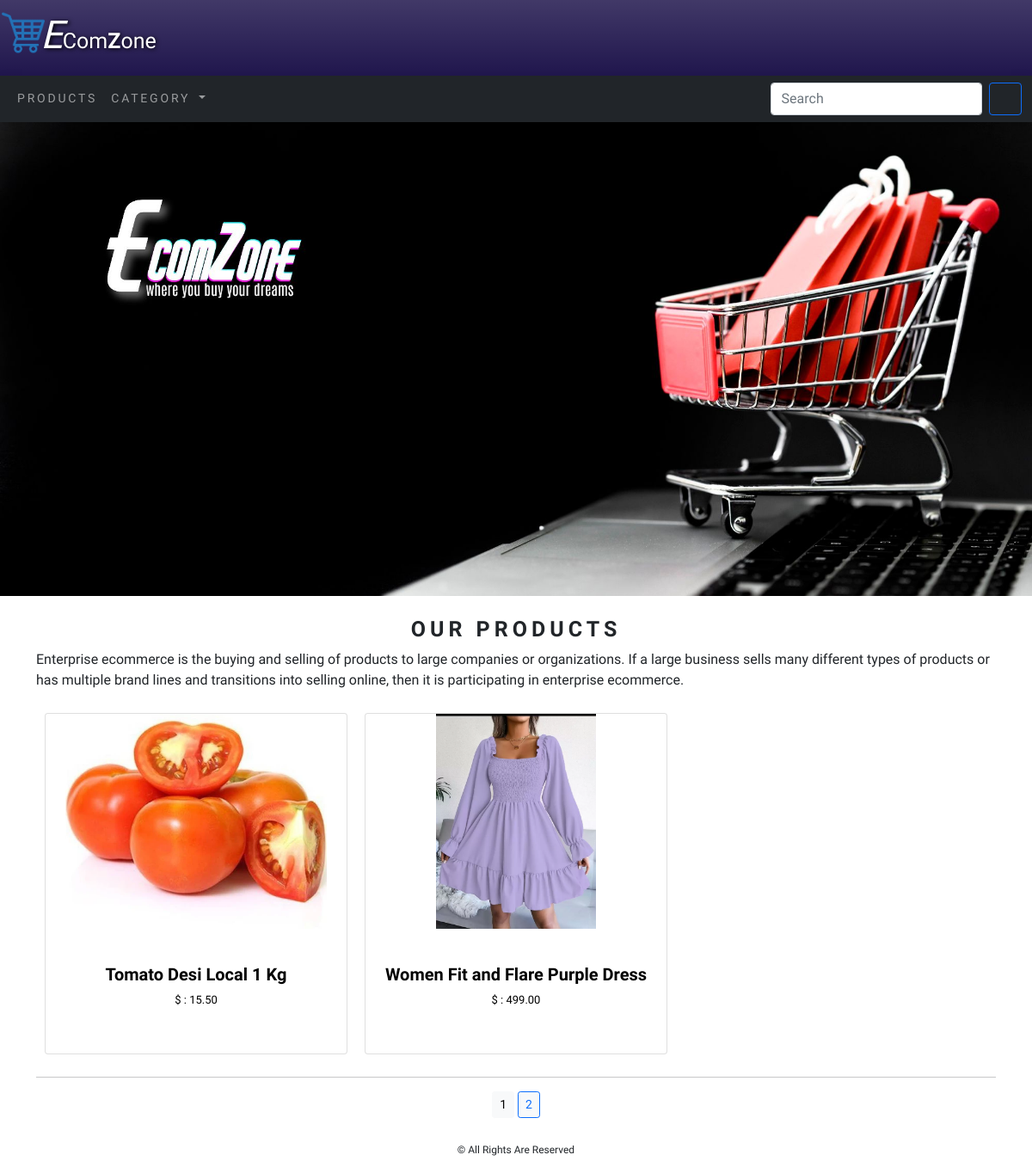
Screenshot of /?page=2 with the database file from the repository.
### EcomApp/models.py (models this page shows, shortened)
class Product(models.Model):
    name = models.CharField(max_length=250, unique=True)
    slug = models.SlugField(max_length=250, unique=True)
    description = models.TextField(blank=True)
    price = models.DecimalField(max_digits=10, decimal_places=2)
    category = models.ForeignKey(Category, on_delete=models.CASCADE)
    prod_img = models.ImageField(upload_to='product')
    stock = models.IntegerField()
    available = models.BooleanField(default=True)
    created = models.DateTimeField(auto_now_add=True)
    updated = models.DateTimeField(auto_now=True)
    def get_url(self):
        return reverse('EcomApp:ProdCatDetail', args=[self.category.slug, self.slug])
    class Meta:
        ordering = ('name',)
        verbose_name = 'product'
        verbose_name_plural = 'products'

### EcomApp/views.py (the view)
# urls.py: path('', views.allProdCat, name='allProdCat'),
def allProdCat(request, c_slug=None):
    c_page = None
    product_list = None
    if c_slug != None:
        c_page = get_object_or_404(Category, slug=c_slug)
        product_list = Product.objects.all().filter(category=c_page, available=True)
    else:
        product_list = Product.objects.all().filter(available=True)
    paginator = Paginator(product_list, 6)
    try:
        page = int(request.GET.get('page', '1'))
    except:
        page = 1
    try:
        products = paginator.page(page)
    except (EmptyPage, InvalidPage):
        products = paginator.page(paginator.num_pages)
    return render(request, 'category.html', {'category': c_page, 'products': products})

### EcomApp/context_processors.py (called while the page is built)
def menu_links(request):
    links = Category.objects.all()
    return dict(links=links)

### EcomApp/models.py (called while the page is built)
    def get_url(self):
        return reverse('EcomApp:product_by_category', args=[self.slug])

### EcomCart/context_processors.py (called while the page is built)
def counter(request):
    item_count = 0
    if 'admin' in request.path:
        return {}
    else:
        try:
            cart = Cart.objects.filter(cart_id=_cart_id(request))
            cart_items = CartItem.objects.all().filter(cart=cart[:1])
            for cart_item in cart_items:
                item_count += cart_item.quantity
        except Cart.DoesNotExist:
            item_count = 0
    return dict(item_count=item_count)

### EcomCart/views.py (called while the page is built)
def _cart_id(request):
    cart = request.session.session_key
    if not cart:
        cart = request.session.create()
    return cart

### templates/category.html (shortened to what this page needs)
{% extends 'base.html' %}
{% load static %}
{% block content %}
{% if category %}
    <div  class="mx-auto" align="center">
        <img class="my_image" src="{{category.cat_img.url}}" alt="{{category.name}}">
    </div><br>
    <div class="container" align="center">
        <h2>{{category.name}}</h2>
        <p>{{category.description}}</p>
    </div>
{% else %}
    <div >
        <img class="my_image" src="{% static 'images/banner.jpeg' %}" >
    </div><br>
    <div class="container">
        <div>
            <h3 class="text-center my-title"><b>Our Products</b></h3>
            <p class="text-justify">
                Enterprise ecommerce is the buying and selling of products to large
                companies or organizations. If a large business sells many different types
                of products or has multiple brand lines and transitions into selling online,
                then it is participating in enterprise ecommerce.
            </p>
        </div>
    </div>
{% endif %}
<div class="container">
    <div class="row mx-auto">
        {% for product in products.object_list %}
        <div class="my_bottom_margin col-9 col-sm-12 col-md-4 col-md-12 col-lg-4" style="padding:10px">
            <div class="card text-center">
                <a href="{{ product.get_url }}">
                    <div>
                        <img src="{{product.prod_img.url}}" height="250px" alt="{{product.name}}">
                    </div>
                </a>
                <div class="card-body">
                    <a href="{{product.get_url}}" style="text-decoration:none;color:black">
                        <div class="card-title" style="margin-top:25px;height:5rem">
                            <h1 style="font-size:20px"><b>{{ product.name }}</b></h1>
                            <p style="font-size:13px">$ : {{ product.price }}</p>
                        </div>
                    </a>
                </div>
            </div>
        </div>
        {% endfor %}
    </div>
    <div class="mx-auto">
        {% if products.paginator.num_pages > 1 %}
        <hr>
        <div class="text-center">
            {% for pg in products.paginator.page_range %}
            <a href="?page={{ pg }}" class="btn btn-light btn-sm
            {% if products.number == pg %} btn-outline-primary {%endif%}">{{ pg }}</a>
            {% endfor %}
        </div>
        {% endif %}
    </div>
</div>
{% endblock %}

### static/css/custom.css (style rules this page uses)
body { font-family: 'Dosis', sans-serif; }
.my-title { letter-spacing:.2em; text-transform:uppercase; font-size:25px; }
.my_image { width:100%; height:auto; object-fit:contain; }

### rows the page displays
Product: prod_img (picture), name "Tomato Desi Local 1 Kg", price "15.50"
Product: prod_img (picture), name "Women Fit and Flare Purple Dress", price "499.00"

### other values shown
{{ pg }} "1" "2"
